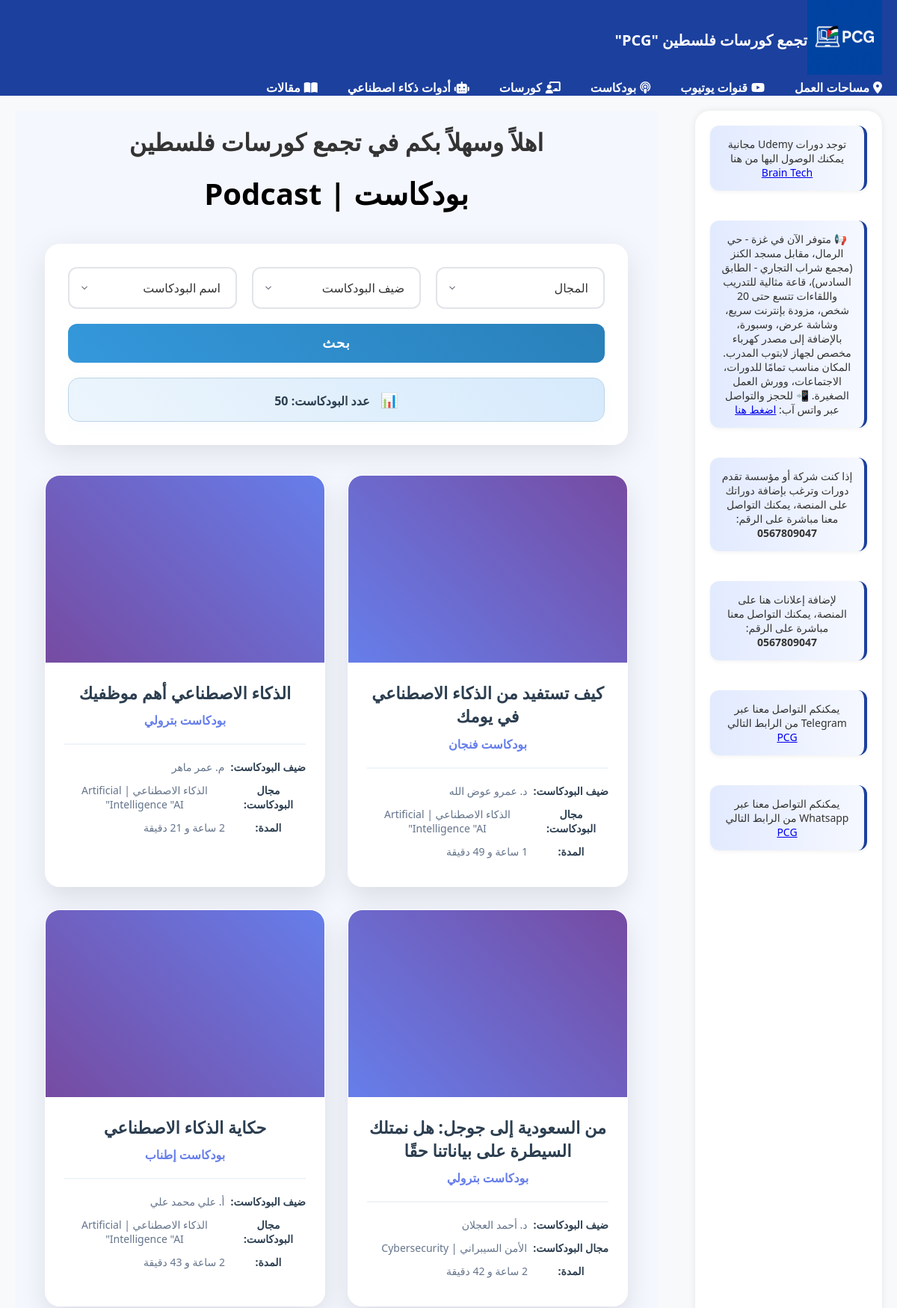
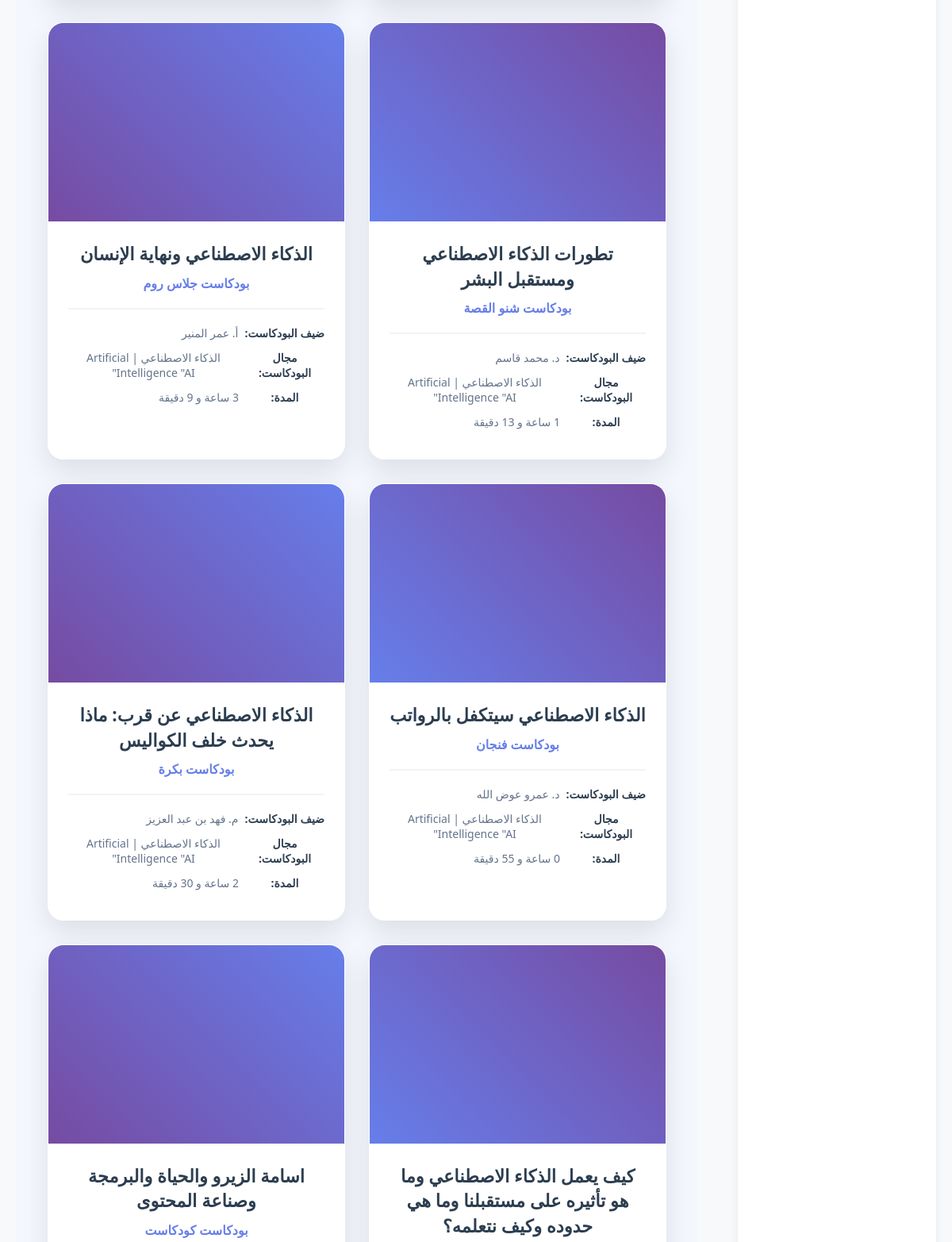
The page /podcast (upper part) on the database its author committed (2 pictures, top to bottom).
### tables this page shows
CREATE TABLE "podcast" (
	"podcast_id"	INTEGER,
	"podcast_name"	TEXT,
	"podcast_field"	TEXT,
	"duration_h"	INTEGER,
	"duration_m"	INTEGER,
	"podcast_guest"	TEXT,
	"podcast_title"	TEXT,
	"podcast_url"	TEXT,
	PRIMARY KEY("podcast_id")
);

### app.py (the view)
@app.route('/podcast')
def podcast():
    db = get_db()
    query = "SELECT * FROM podcast WHERE 1=1"
    params = []
    podcast_field_filter = request.args.get("podcast_field")
    podcast_guest_filter = request.args.get("podcast_guest")
    podcast_name_filter = request.args.get("podcast_name")
    if podcast_field_filter:
        query += " AND podcast_field = ?"
        params.append(podcast_field_filter)
    if podcast_guest_filter:
        query += " AND podcast_guest = ?"
        params.append(podcast_guest_filter)
    if podcast_name_filter:
        query += " AND podcast_name = ?"
        params.append(podcast_name_filter)
    cursor = db.execute(query, params)
    podcasts = cursor.fetchall()
    podcast_fields_cursor = db.execute("SELECT DISTINCT podcast_field FROM podcast")
    podcast_fields = podcast_fields_cursor.fetchall()
    podcast_guests_cursor = db.execute("SELECT DISTINCT podcast_guest FROM podcast")
    podcast_guests = podcast_guests_cursor.fetchall()
    podcast_names_cursor = db.execute("SELECT DISTINCT podcast_name FROM podcast")
    podcast_names = podcast_names_cursor.fetchall()
    result_count = len(podcasts)
    return render_template(
        'podcast.html',
        custom_css='podcast',
        podcasts=podcasts,
        podcast_fields=podcast_fields,
        podcast_guests=podcast_guests,
        podcast_names=podcast_names,
        result_count=result_count)

### app.py (called while the page is built)
def get_db():
    if 'db' not in g:
        g.db = sqlite3.connect("pcg.db")
        g.db.row_factory = sqlite3.Row
    return g.db

### templates/podcast.html (shortened to what this page needs)
{% extends "layout.html" %}
{% block body %}
<div class="courses-container">
    <h1 class="section-title">بودكاست | Podcast</h1>
        <div class="filter-container">
            <form method="GET" action="/podcast" class="filter-form">
                <div class="filter-group">
                    <select name="podcast_field" class="filter-select">
                    <option disabled selected>المجال</option>
                    </select>
                </div>
                <div class="filter-group">
                    <select name="podcast_guest" class="filter-select">
                        <option disabled selected>ضيف البودكاست</option>
                    </select>
                </div>
                <div class="filter-group">
                    <select name="podcast_name" class="filter-select">
                    <option disabled selected>اسم البودكاست</option>
                    </select>
                </div>
                <button type="submit" class="filter-button">بحث</button>
            </form>
    <div class="results-count-box">
        {% if result_count > 0 %}
            <span class="results-icon">📊</span>
            <span class="results-text">عدد البودكاست: {{ result_count }}</span>
        {% else %}
            <span class="results-text no-results">لا توجد كورسات مطابقة لخيارات البحث الحالية.</span>
        {% endif %}
    </div>
    </div>
    <div class="podcast-list">
        {% for podcast in podcasts %}
            <div class="podcast-card" style="animation-delay: {{ loop.index * 0.1 }}s;">
                {% set url_parts = podcast['podcast_url'].split('/') %}
                {% set last_part = url_parts[-1].split('?')[0] %}
                {% set embed_url = "https://www.youtube.com/embed/" + last_part %}
                <div class="video-wrapper">
                    <iframe
                        src="{{ embed_url }}"
                        frameborder="0"
                        allow="accelerometer; autoplay; clipboard-write; encrypted-media; gyroscope; picture-in-picture"
                        allowfullscreen>
                    </iframe>
                </div>
                <div>
                    <h2 class="podcast-title">{{ podcast["podcast_title"] }}</h2>
                    <p class="podcast-description">بودكاست {{ podcast["podcast_name"] }}</p>
                    <div class="podcast-details">
                        <p><strong>ضيف البودكاست:</strong> {{ podcast["podcast_guest"] }}</p>
                        <p><strong>مجال البودكاست:</strong> {{ podcast["podcast_field"] }}</p>
                        <p><strong>المدة:</strong> {{ podcast["duration_h"] }} ساعة و {{ podcast["duration_m"] }} دقيقة </p>
                    </div>
                </div>
            </div>
        {% endfor %}
    </div>
</div>
{% endblock %}

### static/css/style.css (style rules this page uses)
body { direction: rtl; text-align: right; font-family: 'Tajawal', 'Cairo', sans-serif; }

### static/css/podcast.css (style rules this page uses)
* { margin: 0; padding: 0; box-sizing: border-box; }
body { font-family: 'Segoe UI', Tahoma, Geneva, Verdana, sans-serif; background: #f8f9fa; min-height: 100vh; color: #333; direction: rtl; text-align: right; }
.courses-container { max-width: 1200px; margin: 0 auto; padding: 20px; animation: fadeIn 0.8s ease-out; }
.section-title { font-size: 2.5rem; font-weight: 800; text-align: center; margin-bottom: 40px; background-clip: text; color: black; }
.filter-container { background: rgba(255, 255, 255, 0.95); backdrop-filter: blur(10px); border-radius: 20px; padding: 30px; margin-bottom: 30px; box-shadow: 0 10px 40px rgba(0,0,0,0.1); border: 1px solid rgba(255,255,255,0.2); }
.filter-form { display: grid; grid-template-columns: repeat(auto-fit, minmax(200px, 1fr)); gap: 20px; margin-bottom: 20px; }
.filter-group { position: relative; }
.filter-select { width: 100%; padding: 15px 20px; border: 2px solid #e1e5e9; border-radius: 12px; font-size: 16px; background: white; color: #333; transition: all 0.3s ease; appearance: none; background-position: left 12px center; background-repeat: no-repeat; background-size: 16px; padding-left: 40px; font-family: 'Segoe UI', Tahoma, Geneva, Verdana, sans-serif; }
.filter-button { grid-column: 1 / -1; padding: 15px 30px; background: linear-gradient(45deg, #3498db, #2980b9); color: white; border: none; border-radius: 12px; font-size: 18px; font-weight: 600; cursor: pointer; transition: all 0.3s ease; text-transform: uppercase; letter-spacing: 1px; }
.results-count-box { background: linear-gradient(45deg, #ecf5fc, #d6eafc); color: #2c3e50; padding: 15px 25px; border-radius: 15px; text-align: center; margin-top: 20px; box-shadow: 0 5px 20px rgba(236, 245, 252, 0.3); border: 1px solid #bdd4e7; }
.results-icon { font-size: 1.2em; margin-left: 10px; }
.results-text { font-size: 16px; font-weight: 600; }
.podcast-list { display: grid; grid-template-columns: repeat(auto-fit, minmax(350px, 1fr)); gap: 30px; margin-top: 40px; }
.podcast-card { background: rgba(255, 255, 255, 0.95); backdrop-filter: blur(10px); border-radius: 20px; overflow: hidden; box-shadow: 0 15px 35px rgba(0,0,0,0.1); transition: all 0.4s ease; border: 1px solid rgba(255,255,255,0.2); animation: slideUp 0.6s ease-out both; }
.video-wrapper { position: relative; width: 100%; height: 250px; overflow: hidden; background: linear-gradient(45deg, #667eea, #764ba2); }
.video-wrapper iframe { width: 100%; height: 100%; border: none; transition: transform 0.3s ease; }
.podcast-card > div:last-child { padding: 25px; }
.podcast-title { font-size: 1.4rem; font-weight: 700; margin-bottom: 10px; color: #2c3e50; line-height: 1.4; }
.podcast-description { font-size: 1rem; color: #667eea; margin-bottom: 20px; font-weight: 600; }
.podcast-details { border-top: 2px solid #f0f4f8; padding-top: 20px; }
.podcast-details p { margin-bottom: 12px; font-size: 14px; color: #64748b; display: flex; align-items: center; }
.podcast-details strong { color: #2c3e50; margin-left: 8px; min-width: 100px; }
.filter-select option { padding: 10px; color: #333; }
.podcast-card:nth-child(even) .video-wrapper { background: linear-gradient(45deg, #764ba2, #667eea); }
.podcast-card { opacity: 0; animation: slideUp 0.6s ease-out forwards; }
.podcast-card:nth-child(1) { animation-delay: 0.1s; }
.podcast-card:nth-child(2) { animation-delay: 0.2s; }
.podcast-card:nth-child(3) { animation-delay: 0.3s; }
.podcast-card:nth-child(4) { animation-delay: 0.4s; }
.podcast-card:nth-child(5) { animation-delay: 0.5s; }
.podcast-card:nth-child(6) { animation-delay: 0.6s; }

### rows shown on the page
podcast: podcast_title "كيف تستفيد من الذكاء الاصطناعي في يومك", podcast_name "فنجان", podcast_guest "د. عمرو عوض الله", podcast_field "الذكاء الاصطناعي | Artificial Intelligence \"AI\"", duration_m "49"
podcast: podcast_title "الذكاء الاصطناعي أهم موظفيك", podcast_name "بترولي", podcast_guest "م. عمر ماهر", podcast_field "الذكاء الاصطناعي | Artificial Intelligence \"AI\""
podcast: podcast_title "من السعودية إلى جوجل: هل نمتلك السيطرة على بياناتنا حقًا", podcast_name "بترولي", podcast_guest "د. أحمد العجلان", podcast_field "الأمن السيبراني | Cybersecurity", duration_m "42"
podcast: podcast_title "حكاية الذكاء الاصطناعي", podcast_name "إطناب", podcast_guest "أ. علي محمد علي", podcast_field "الذكاء الاصطناعي | Artificial Intelligence \"AI\"", duration_m "43"
podcast: podcast_title "تطورات الذكاء الاصطناعي ومستقبل البشر", podcast_name "شنو القصة", podcast_guest "د. محمد قاسم", podcast_field "الذكاء الاصطناعي | Artificial Intelligence \"AI\""
podcast: podcast_title "الذكاء الاصطناعي ونهاية الإنسان", podcast_name "جلاس روم", podcast_guest "أ. عمر المنير", podcast_field "الذكاء الاصطناعي | Artificial Intelligence \"AI\""
podcast: podcast_title "الذكاء الاصطناعي سيتكفل بالرواتب", podcast_name "فنجان", podcast_guest "د. عمرو عوض الله", podcast_field "الذكاء الاصطناعي | Artificial Intelligence \"AI\""
podcast: podcast_title "الذكاء الاصطناعي عن قرب: ماذا يحدث خلف الكواليس", podcast_name "بكرة", podcast_guest "م. فهد بن عبد العزيز", podcast_field "الذكاء الاصطناعي | Artificial Intelligence \"AI\""
podcast: podcast_title "كيف يعمل الذكاء الاصطناعي وما هو تأثيره على مستقبلنا وما هي حدوده وكيف نتعلمه؟"
podcast: podcast_title "اسامة الزيرو والحياة والبرمجة وصناعة المحتوى", podcast_name "كودكاست"

### other values the page prints
{{ result_count }} "50"
